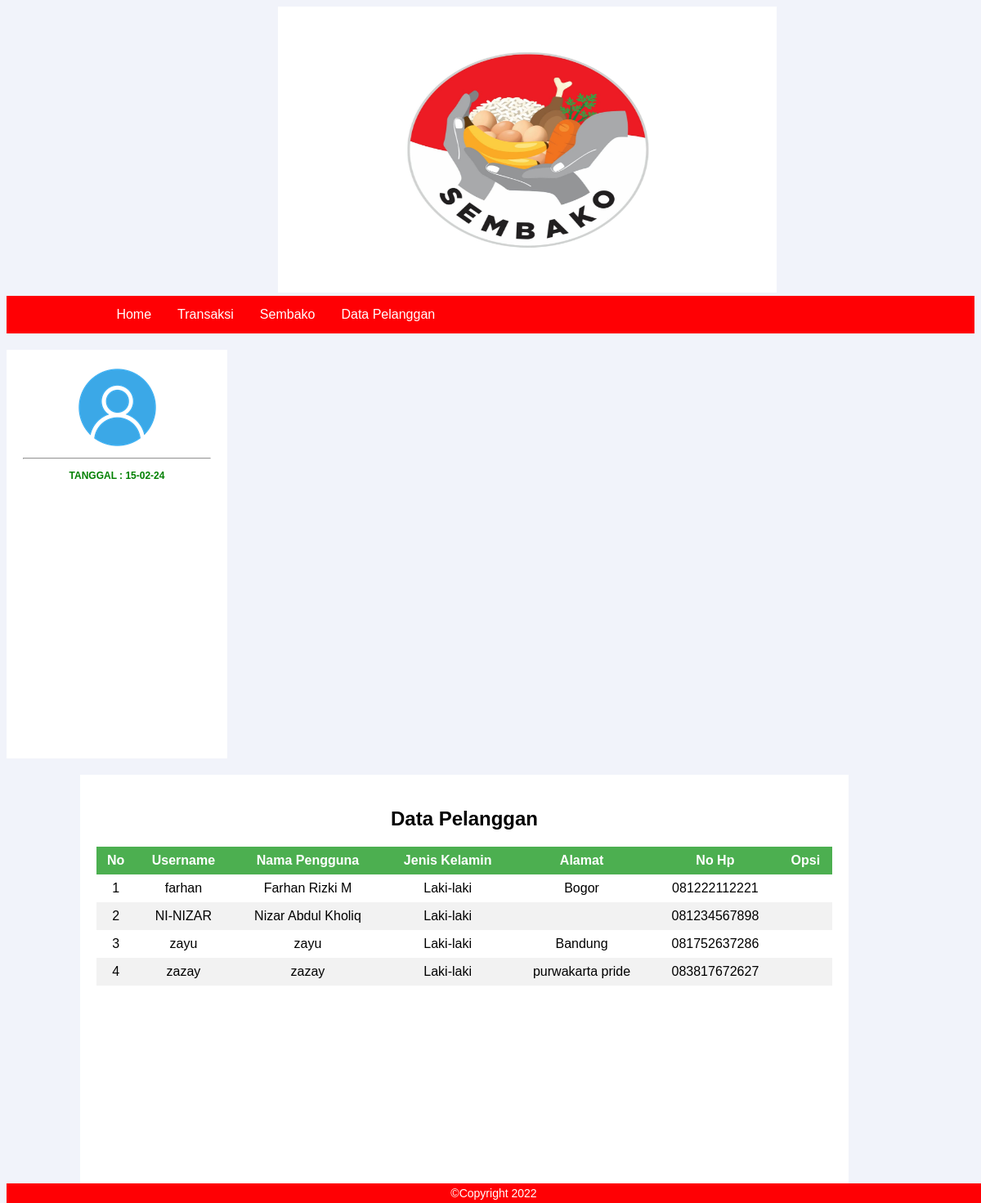
Screenshot of /pengguna.php (signed in) with the database file from the repository.
### tables this page shows
CREATE TABLE `customer` (
  `username` varchar(50) NOT NULL,
  `password` varchar(50) NOT NULL,
  `nama` varchar(50) NOT NULL,
  `jk` enum('Laki-laki','Perempuan') NOT NULL,
  `email` varchar(50) NOT NULL,
  `alamat` text NOT NULL,
  `no_hp` varchar(13) NOT NULL
);

### pengguna.php (the view, shortened to what this page needs)
<!DOCTYPE html>
<html lang="en">
<head>
    <link rel="stylesheet" href="admin.css">
</head>
<body>
    <?php include 'koneksi.php'; session_start(); ?>
    <?php
    if (!isset($_SESSION['username'])) {
        echo "<script>alert('Anda Belum Login!'); document.location.href = 'index.php';</script>";
    } else {
    ?>
    <a href="halaman_admin.php"><img src="images/sembako.jpg" style="padding-left: 28%; height: 350px; width: 610px;"></a>
    <div class="navigasi">
        <a href="halaman_admin.php">Home</a>
        <a href="transaksi.php">Transaksi</a>
        <a href="bahan_pokok.php">Sembako</a>
        <a href="pengguna.php">Data Pelanggan</a>
    </div>
    <div class="profile">
        <center>
            <img src="images/account.png">
            <?php
            $tgl = date("d-m-y");
                ?>
            <hr>
            <h3 style="color: green">Tanggal : <?php echo $tgl  ?></h3>
            </div>
            <div class="isi">
                <center>
                    <h2>Data Pelanggan</h2>
                    <table>
                        <tr>
                            <th>No</th>
                            <th>Username</th>
                            <th>Nama Pengguna</th>
                            <th>Jenis Kelamin</th>
                            <th>Alamat</th>
                            <th>No Hp</th>
                            <th>Opsi</th>
                        </tr>
                        <tr>
                            <?php
                            $no=1;
                            $data = mysqli_query($koneksi, 'SELECT * FROM customer');
                            while ($d = mysqli_fetch_array($data)) {
                            ?>
                            <tr>
                                <td><?php echo $no++ ?></td>
                                <td><?php echo $d['username']; ?></td>
                                <td><?php echo $d['nama']; ?></td>
                                <td><?php echo $d['jk']; ?></td>
                                <td><?php echo $d['alamat']; ?></td>
                                <td><?php echo $d['no_hp']; ?></td>
                                <td>
                                </td>
                            </tr>
                         <?php } ?>
                        </tr>
                    </table>
                </center>
            </div>
            <div class="footer" style="color: white;">&copyCopyright 2022</div>
    <?php } ?>
</body>
</html>

### admin.css (style rules this page uses)
body,html { background: #F1F3FA; font-family: arial; }
.navigasi { overflow: hidden; background-color: #ff0004; padding-left: 10%; }
.navigasi a { float: left; font-size: 16px; color: white; text-align: center; padding: 14px 16px; text-decoration: none; }
.profile { width: 230px; margin-top: 20px; float: left; padding: 20px; background: #fff; min-height: 460px; }
.profile h3 { padding-top: 1px; font-size: 12px; text-transform: uppercase; color: grey; }
.isi { width: 900px; margin-top: 20px; float: left; margin-left: 90px; padding: 20px; background: #fff; min-height: 460px; }
.footer { float: left; width: 100%; background-color: #ff0004; padding: 4px; text-align: center; font-size: 14px; }
.isi table { border-collapse: collapse; width: 100%; }
.isi th, td { text-align: center; padding: 8px; }
.isi tr:nth-child(even) { background-color: #f2f2f2 }
.isi th { background-color: #4CAF50; color: white; }

### rows the page displays
customer: username "farhan", nama "Farhan Rizki M", jk "Laki-laki", alamat "Bogor", no_hp "081222112221"
customer: username "NI-NIZAR", nama "Nizar Abdul Kholiq", jk "Laki-laki", no_hp "081234567898"
customer: username "zayu", nama "zayu", jk "Laki-laki", alamat "Bandung", no_hp "081752637286"
customer: username "zazay", nama "zazay", jk "Laki-laki", alamat "purwakarta pride", no_hp "083817672627"
